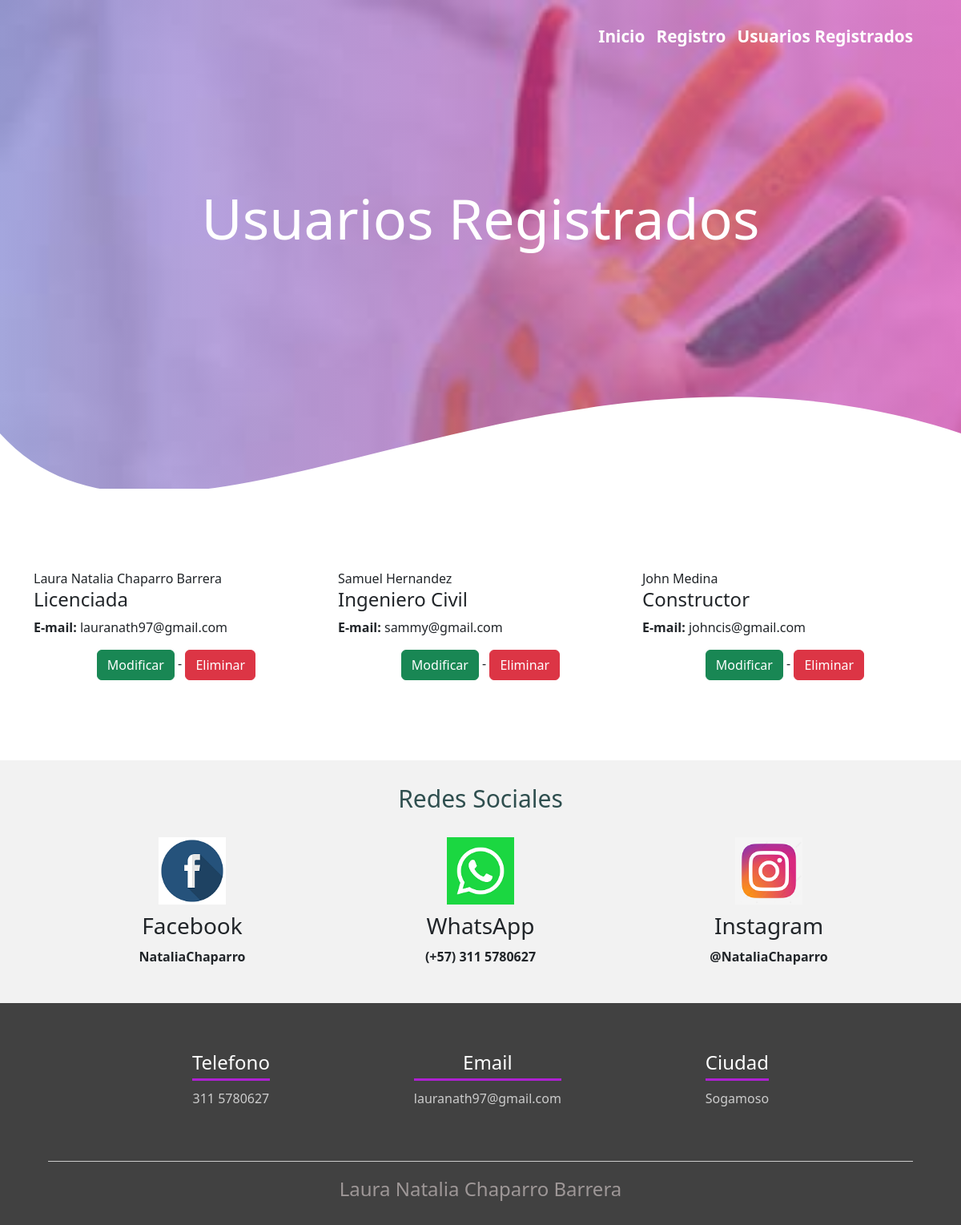
Screenshot of /finalproject/users/index.php with the database file from the repository.
### tables this page shows
CREATE TABLE `usuarios` (
  `id` int(11) NOT NULL,
  `nombres` varchar(50) NOT NULL,
  `apellidos` varchar(50) NOT NULL,
  `direccion` varchar(50) NOT NULL,
  `celular` int(11) NOT NULL,
  `profesion` varchar(50) NOT NULL,
  `email` varchar(50) NOT NULL
);

### finalproject/users/function.php (called while the page is built, shortened)
<?php
    include('../config/Database.php');
    class Functions{
        public $conexion;
        function __construct(){
            $db = new Database();
            $this->conexion = $db->connectToDatabase();
        }
        function getAll(){
            $sql = "SELECT * FROM usuarios ";
            return mysqli_query($this->conexion, $sql);
        }
    }
?>

### finalproject/config/Database.php (called while the page is built, shortened)
<?php
    class Database{
        public $host ='localhost';
        public $user = 'root';
        public $pass = '';
        public $db = 'finalproject';
        function connectToDatabase(){
            $this->conexion = mysqli_connect($this->host, $this->user, $this->pass, $this->db);
            return $this->conexion;
        }
    }
?>

### finalproject/users/index.php (the view, shortened to what this page needs)
<?php
    include('function.php');
    $p = new Functions();
    $data = $p->getAll();
?>
<!DOCTYPE html>
<html lang="en">
<head>
    <link rel="stylesheet" href="../css/index.css">
    <link href="https://cdn.jsdelivr.net/npm/bootstrap@5.2.3/dist/css/bootstrap.min.css" rel="stylesheet">
</head>
<body>
    <header>
        <nav>
            <a href="<?= ROOT ?>/index.php">Inicio</a>
            <a href="<?= ROOT ?>/users/add.php">Registro</a>
            <a href="<?= ROOT ?>/users/index.php">Usuarios Registrados</a>
        </nav>
        <section class="textos-header">
            <h1>Usuarios Registrados</h1>
        </section>
        <div style="height: 150px; overflow: hidden;" ><svg viewBox="0 0 500 150" preserveAspectRatio="none" style="height: 100%; width: 100%;"><path d="M0.00,49.98 C88.31,284.53 279.62,-126.97 500.00,49.98 L500.00,150.00 L0.00,150.00 Z" style="stroke: none; fill: #fff;"></path></svg></div>
    </header>
    <div class="container">
        <div class="row">
            <?php
                while( $pt = mysqli_fetch_object($data)){
                    echo "<div class='col'";
                    echo "<h2> $pt->nombres $pt->apellidos</h2>";
                    echo "<h4> $pt->profesion </h4>";
                    echo "<p><b>E-mail: </b>$pt->email</p>";
                    echo "<div class='text-center'>";
                        echo "<a class='btn btn-success' href='".ROOT."/users/edit.php?id=$pt->id'>Modificar</a> - <a class='btn btn-danger' href='".ROOT."/users/index.php?id=$pt->id'>Eliminar</a> ";
                    echo "</div>";
                    echo "</div>";
                }
            ?>
        </div>
    </div>
    <section class="social-networks">
        <div class="contenedor">
            <h2 class="titulo">Redes Sociales</h2>
            <div class="servicio-cont">
                <div class="servicio-ind">
                    <img src="../images/Facebook.png" alt="">
                    <h3>Facebook</h3>
                    <p>NataliaChaparro</p>
                </div>
                <div class="servicio-ind">
                    <img src="../images/WhatsApp.png" alt="">
                    <h3>WhatsApp</h3>
                    <p>(+57) 311 5780627</p>
                </div>
                <div class="servicio-ind">
                    <img src="../images/Instagram.png" alt="">
                    <h3>Instagram</h3>
                    <p>@NataliaChaparro</p>
                </div>
            </div>
        </div>
    </section>
    <footer>
        <div class="contenedor-footer">
            <div class="content-foo">
                <h4>Telefono</h4>
                <p>311 5780627</p>
            </div>
            <div class="content-foo">
                <h4>Email</h4>
                <p>lauranath97@gmail.com</p>
            </div>
            <div class="content-foo">
                <h4>Ciudad</h4>
                <p>Sogamoso</p>
            </div>
        </div>
        <h2 class="titulo-final">Laura Natalia Chaparro Barrera</h2>
    </footer>
</body>
</html>

### finalproject/css/index.css (style rules this page uses)
* { margin: 0; padding: 0; box-sizing: border-box; }
body { font-family: "Courier New", Courier, monospace; }
.contenedor { padding: 0px 0; width: 90%; max-width: 1000px; margin: auto; overflow: hidden; }
.titulo { color: #2f4f4f; font-size: 30px; text-align: center; margin: 1em; }
header { width: 100%; height: 610px; background: #da8dc4; background: -webkit-linear-gradient(to right, hsla(340, 45%, 65%, 0.459), hsla(316, 45%, 81%, 0.664)), url(../images/img8.jpg); background: linear-gradient(to right, hsla(239, 56%, 62%, 0.459), hsla(316, 69%, 57%, 0.664)), url(../images/img8.jpg); background-size: cover; background-attachment: fixed; position: relative; margin-bottom: 100px; }
nav { text-align: right; padding: 30px 50px 0 0; }
nav>a { color: #fff; font-weight: bold; font-size: 1.3em; text-decoration: none; margin-right: 10px; }
header .textos-header { display: flex; height: 430px; width: 100%; align-items: center; justify-content: center; flex-direction: column; text-align: center; }
.textos-header h1 { font-size: 70px; color: #fff; }
.container .row { margin-bottom: 100px; }
.social-networks { background: #f2f2f2; padding-bottom: 30px; }
.servicio-cont { display: flex; justify-content: space-between; align-items: center; }
.servicio-ind { width: 28%; text-align: center; }
.servicio-ind img { width: 30%; }
.servicio-ind h3 { margin: 10px 0; }
.servicio-ind p { font-weight: 700; text-align: center; }
footer { background: #414141; padding: 60px 0 30px 0; margin: auto; overflow: hidden; }
.contenedor-footer { display: flex; width: 90%; justify-content: space-evenly; margin: auto; padding-bottom: 50px; border-bottom: 1px solid #ccc; }
.content-foo { text-align: center; }
.content-foo h4 { color: #fff; border-bottom: 3px solid #af20d3; padding-bottom: 5px; margin-bottom: 10px; }
.content-foo p { color: #ccc; }
.titulo-final { text-align: center; font-size: 24px; margin: 20px 0 0 0; color: #9e9797; }

### rows the page displays
usuarios: nombres "Laura Natalia", apellidos "Chaparro Barrera", profesion "Licenciada", email "lauranath97@gmail.com"
usuarios: nombres "Samuel", apellidos "Hernandez", profesion "Ingeniero Civil", email "sammy@gmail.com"
usuarios: nombres "John", apellidos "Medina", profesion "Constructor", email "johncis@gmail.com"
